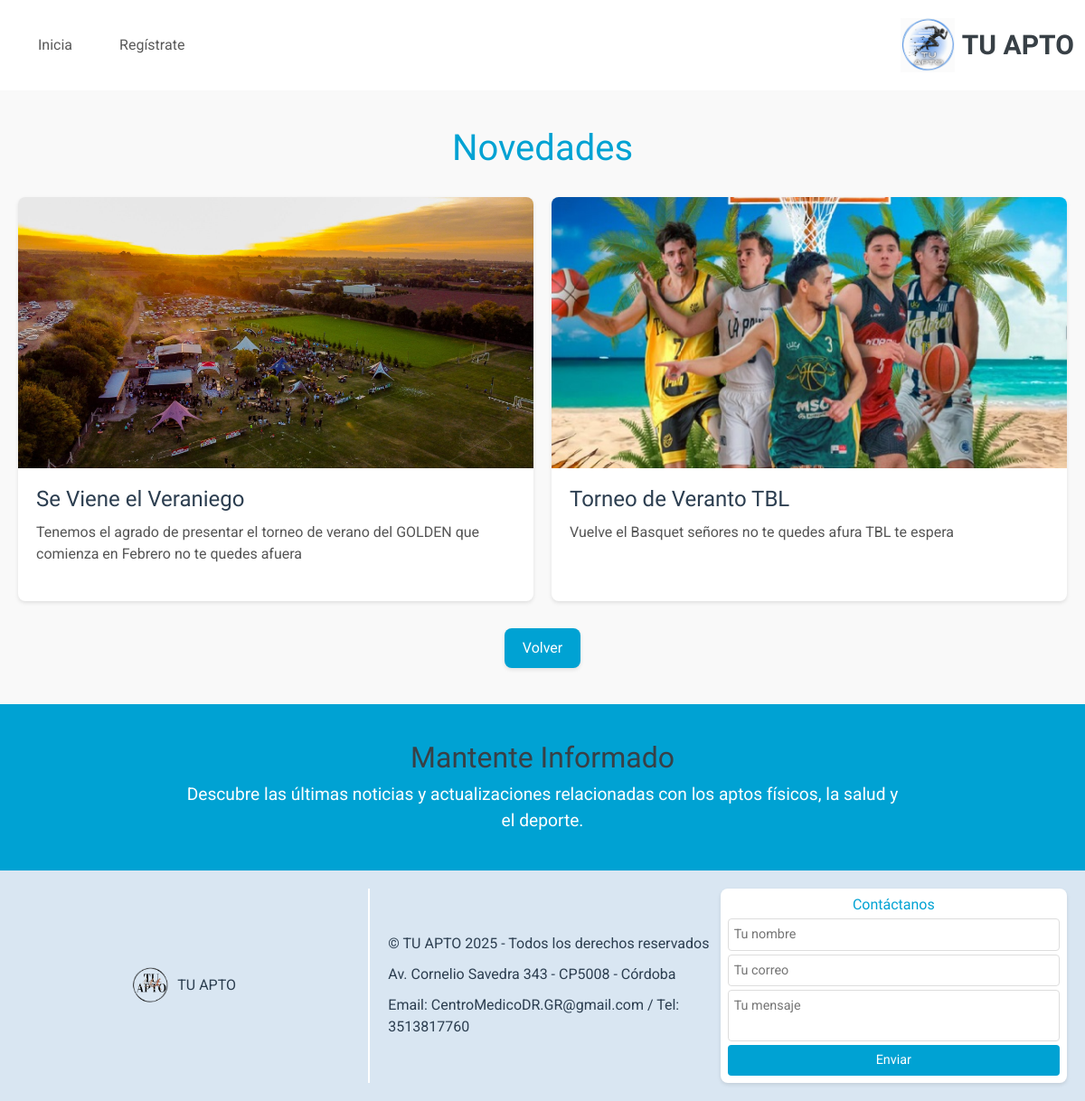
The page /InfoNovedades/InfoNovedades/ on the database its author committed.
### InfoNovedades/models.py (models this page shows, shortened)
class MisNovedades(models.Model):
    titulo = models.CharField(max_length=200)
    descripcion = models.TextField()
    imagen = models.ImageField(upload_to='media/novedades')
    fecha_creacion = models.DateTimeField(auto_now_add=True)  # Fecha automática al crear

### InfoNovedades/views.py (the view)
# urls.py: path('InfoNovedades/', views.novedades, name='novedades'),  # Ruta para novedades
def novedades(request):
    novedades_list = MisNovedades.objects.all()
    return render(request, 'novedades/novedades.html', {"novedades": novedades_list})

### InfoNovedades/templates/novedades/novedades.html (shortened to what this page needs)
{% extends 'core/base.html' %}
{% load static %}
{% block content %}
<div style="padding: 40px 20px; background-color: #f9f9f9;">
    <div style="max-width: 1200px; margin: 0 auto;">
        <h1 style="text-align: center; color: #00a2d3; font-size: 2.5rem; margin-bottom: 30px;">Novedades</h1>
        <div style="display: grid; grid-template-columns: repeat(auto-fit, minmax(300px, 1fr)); gap: 20px;">
            {% for novedad in novedades %}
            <div style="background-color: #fff; border-radius: 8px; box-shadow: 0 2px 4px rgba(0, 0, 0, 0.1); overflow: hidden;">
                <img src="{{ novedad.imagen.url }}" alt="{{ novedad.titulo }}" style="width: 100%; height: 300px; object-fit: cover;">
                <div style="padding: 20px;">
                    <h2 style="font-size: 1.5rem; color: #2c3e50; margin-bottom: 10px;">{{ novedad.titulo }}</h2>
                    <p style="font-size: 1rem; color: #555; margin-bottom: 20px;">
                        {{ novedad.descripcion }}
                    </p>
                </div>
            </div>
            {% endfor %}
        </div>
        <div style="text-align: center; margin-top: 30px;">
            <a href="{% url 'home' %}" style="display: inline-block; background-color: #00a2d3; color: white; padding: 10px 20px; font-size: 1rem; border-radius: 8px; text-decoration: none; box-shadow: 0 2px 4px rgba(0, 0, 0, 0.1);">
                Volver
            </a>
        </div>
    </div>
</div>
{% endblock %}
{% block landingPage %}
<div style="background-color: #00a2d3; padding: 40px; color: white; text-align: center;">
    <h2 style="font-size: 2rem;">Mantente Informado</h2>
    <p style="font-size: 1.2rem; max-width: 800px; margin: 0 auto;">
        Descubre las últimas noticias y actualizaciones relacionadas con los aptos físicos, la salud y el deporte.
    </p>
</div>
{% endblock %}
{% block footer %}
<footer id="footer" style="display: flex; flex-wrap: wrap; justify-content: space-between; padding: 20px; background-color: #d9e6f2; color:#2c3e50;">
    <div style="flex: 1; display: flex; align-items: center; justify-content: center; margin-right: 20px;">
        <img src="{% static 'core/img/tuapto.png' %}" alt="Logo TU APTO" style="height: 40px; margin-right: 10px;">
        <p style="margin: 0; text-align: center;">TU APTO</p>
    </div>
    <div style="flex: 1; border-left: 2px solid #fff; padding-left: 20px; display: flex; flex-direction: column; justify-content: center;">
        <p style="margin: 5px 0;">© TU APTO 2025 - Todos los derechos reservados</p>
        <p style="margin: 5px 0;">Av. Cornelio Savedra 343 - CP5008 - Córdoba</p>
        <p style="margin: 5px 0;">Email: CentroMedicoDR.GR@gmail.com / Tel: 3513817760</p>
    </div>
    <div style="flex: 1; padding: 8px; background-color: #fff; border-radius: 8px; box-shadow: 0 2px 4px rgba(0, 0, 0, 0.1); max-width: 400px; margin: 0 auto;">
        <h4 style="color: #00a2d3; text-align: center; margin-bottom: 6px; font-size: 1rem;">Contáctanos</h4>
        <form action="#" method="POST" style="display: flex; flex-direction: column; gap: 4px;">
            <input type="text" name="nombre" placeholder="Tu nombre" required
                style="padding: 6px; font-size: 0.9rem; border: 1px solid #ddd; border-radius: 4px;">
            <input type="email" name="email" placeholder="Tu correo" required
                style="padding: 6px; font-size: 0.9rem; border: 1px solid #ddd; border-radius: 4px;">
            <textarea name="mensaje" placeholder="Tu mensaje" rows="2" required
                style="padding: 6px; font-size: 0.9rem; border: 1px solid #ddd; border-radius: 4px; resize: none;"></textarea>
            <button type="submit"
                style="background-color: #00a2d3; color: white; border: none; padding: 6px; border-radius: 4px; font-size: 0.9rem; cursor: pointer;">
                Enviar
            </button>
        </form>
    </div>
</footer>
{% endblock %}

### core/static/core/css/main.css (style rules this page uses)
:root { --default-font: "Roboto", system-ui, -apple-system, "Segoe UI", Roboto, "Helvetica Neue", Arial, "Noto Sans", "Liberation Sans", sans-serif, "Apple Color Emoji", "Segoe UI Emoji", "Segoe UI Symbol", "Noto Color Emoji"; --heading-font: "Raleway", sans-serif; --nav-font: "Poppins", sans-serif; }
:root { --background-color: #ffffff; --default-color: #444444; --heading-color: #384046; --accent-color: #3498db; --surface-color: #ffffff; --contrast-color: #ffffff; }
:root { --nav-color: #444444; --nav-hover-color: #3498db; --nav-mobile-background-color: #ffffff; --nav-dropdown-background-color: #ffffff; --nav-dropdown-color: #444444; --nav-dropdown-hover-color: #3498db; }
:root { scroll-behavior: smooth; }
body { color: var(--default-color); background-color: var(--background-color); font-family: var(--default-font); }
a { color: var(--accent-color); text-decoration: none; transition: 0.3s; }
h1, h2, h3, h4, h5, h6 { color: var(--heading-color); font-family: var(--heading-font); }

### rows shown on the page
MisNovedades: imagen (picture), titulo "Se Viene el Veraniego", descripcion "Tenemos el agrado de presentar el torneo de verano del GOLDEN que comienza en Febrero no te quedes afuera"
MisNovedades: imagen (picture), titulo "Torneo de Veranto TBL", descripcion "Vuelve el Basquet señores no te quedes afura TBL te espera"
